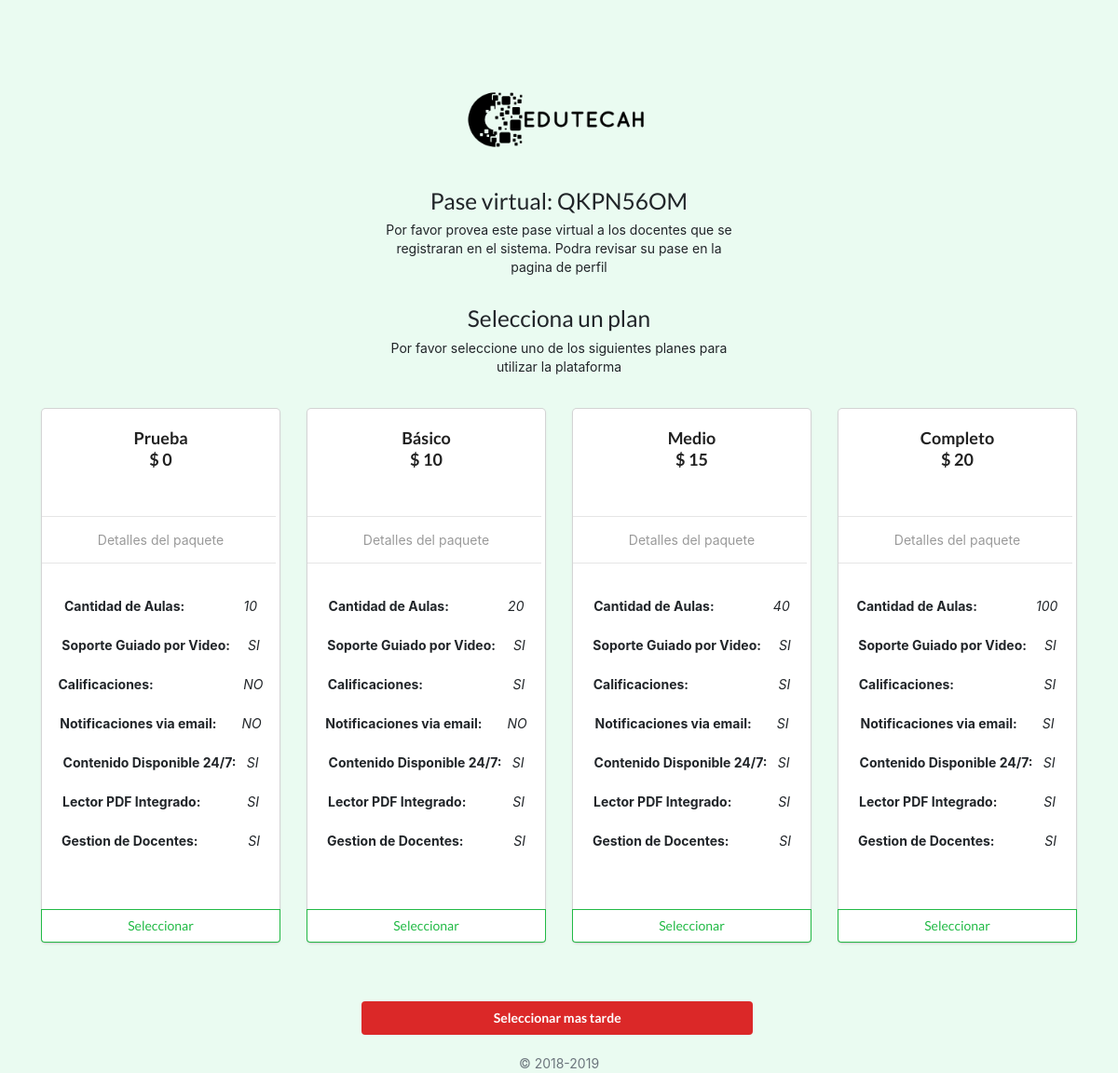
Page /planes.php (signed in) on the committed database.
### tables this page shows
CREATE TABLE IF NOT EXISTS `tbltipoplan` (
  `IDTIpoPlan` int(10) NOT NULL AUTO_INCREMENT,
  `TipoPlan` varchar(15) NOT NULL,
  `Precio` float DEFAULT NULL,
  `Soporte` varchar(2) DEFAULT NULL,
  `AulasDisponibles` int(3) DEFAULT NULL,
  `Calificaciones` varchar(2) DEFAULT NULL,
  `notificacionesEmail` varchar(2) DEFAULT NULL,
  PRIMARY KEY (`IDTIpoPlan`)
);

### Clases/Conexion.php (called while the page is built, shortened)
<?php
	class Conexion{
		private $host = "localhost";
		private $usuario = "root";
		private $password = "";
		private $baseDatos = "edutecah";
		private $puerto = 3306;
		private $link;
		public function __construct(){
			$this->link = mysqli_connect(
				$this->host,
				$this->usuario,
				$this->password,
				$this->baseDatos,
				$this->puerto
			);
		}
		public function ejecutarConsulta($sql){
			return mysqli_query($this->link, $sql);
		}
	}
?>

### planes.php (the view, shortened to what this page needs)
<?php
include("Clases/Conexion.php");
$conexion = new Conexion();
$conexion->mysql_set_charset("utf8");
?>
<!DOCTYPE html>
<html>
<head>
  <link rel="stylesheet" type="text/css" href="Frameworks/Semantic/semantic.min.css">
  <link rel="stylesheet" type="text/css" href="Frameworks/Bootstrap/css/bootstrap.css">
  <link rel="stylesheet" type="text/css" href="Recursos/Estilos/floating-labels.css">
</head>
<body style="background-color: #eafbf1">
  <div class="container mt-5">
    <div class="row">
      <div class="col-md-12">
        <div class="text-center form-signin">
          <img src="Recursos/Imagenes/logoDark.png" alt="" width="200" >
          <h1 class="h3 font-weight-normal">Pase virtual: <?php echo $_SESSION['Pase']; ?></h1>
          <p>Por favor provea este pase virtual a los docentes que se registraran en el sistema.
          Podra revisar su pase en la pagina de perfil</p>
        </div>
      </div>
    </div>
    <div class="row">
      <div class="col-md-12">
        <div class="text-center mb-4">
          <div class="form-signin">
            <h1 class="h3 font-weight-normal">Selecciona un plan</h1>
            <p>Por favor seleccione uno de los siguientes planes para utilizar la plataforma <br> <br></p>
          </div>
          <div class="row">
            <?php
            $consulta="select tbltipoplan.IDTipoPlan, tbltipoplan.TipoPlan , tbltipoplan.Precio, tbltipoplan.Soporte, tbltipoplan.AulasDisponibles, tbltipoplan.Calificaciones, tbltipoplan.notificacionesEmail from tbltipoplan";
            $resultado=$conexion->ejecutarconsulta($consulta);
            while ($arreglo=$resultado->fetch_array()) {
              echo'
              <div class="col-md-3" id="divCard">
              <div class="card ui">
              <div class="ui center aligned header"> <br> '.$arreglo['TipoPlan'].'<br> $  '   .$arreglo['Precio']. ' </div>
              <div class="meta">
              <span class="category"> <br>  <hr>  Detalles del paquete <hr> <br> </span>
              </div>
              <div class="description">
              <div class="item"> <strong>Cantidad de Aulas: </strong> &emsp;&emsp;&emsp;&emsp; <em>'.$arreglo['AulasDisponibles'].'</em>  <br> <br></div>
              <div class="item"><strong> Soporte Guiado por Video: </strong> &nbsp; &nbsp; <em>  '.$arreglo['Soporte'].'</em>  <br><br></div>
              <div class="item"><strong> Calificaciones: </strong> &nbsp; &nbsp; &nbsp; &nbsp;  &emsp;  &emsp;  &emsp; &nbsp; <em>  '.$arreglo['Calificaciones'].'</em>  <br><br></div>
              <div class="item"><strong> Notificaciones via email: </strong> &nbsp; &nbsp; &nbsp; <em>  '.$arreglo['notificacionesEmail'].'</em>  <br><br></div>
              <div class="item"> <strong>Contenido Disponible 24/7: </strong> &nbsp;  <em>SI</em> <br> <br> </div>
              <div class="item"> <strong>Lector PDF Integrado:</strong> &emsp;&emsp;&emsp;  <em>SI</em> <br> <br> </div>
              <div class="item"> <strong> Gestion de Docentes:</strong>  &nbsp;&emsp;&emsp;&emsp;  <em>SI</em> <br> <br> </div>
              <br>
              <br>
              </div>
              <a class="ui basic green button"  href="Acciones/actualizarPlan.php?planID='.$arreglo['IDTipoPlan'].'&Aulas='.$arreglo['AulasDisponibles'].'">Seleccionar</a>
              </div>
              </div>
              ';     }  ?>
            </div>
            <br>
            <a href="index.php" class="form-signin btn btn-block ui red button mt-5">Seleccionar mas tarde</a>
          </div>
        </div>
      </div>
      <p class="text-muted text-center mb-4">&copy; 2018-2019</p>
    </div>
  </body>
  </html>

### Recursos/Estilos/floating-labels.css (style rules this page uses)
.form-signin { width: 100%; max-width: 420px; padding: 15px; margin: auto; }

### planes.php (style rules this page uses)
#divCard { -webkit-transform:scale(1,1); -webkit-transition-duration:100ms; }

### rows in the picture
tbltipoplan: TipoPlan "Prueba", Precio "0", AulasDisponibles "10", Soporte "SI", Calificaciones "NO", notificacionesEmail "NO"
tbltipoplan: TipoPlan "Básico", Precio "10", AulasDisponibles "20", Soporte "SI", Calificaciones "SI", notificacionesEmail "NO"
tbltipoplan: TipoPlan "Medio", Precio "15", AulasDisponibles "40", Soporte "SI", Calificaciones "SI", notificacionesEmail "SI"
tbltipoplan: TipoPlan "Completo", Precio "20", AulasDisponibles "100", Soporte "SI", Calificaciones "SI", notificacionesEmail "SI"

### other values in the picture
$_SESSION['Pase'] "QKPN56OM"
